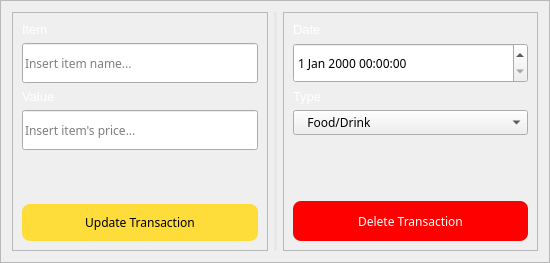
                  <widget class="QFrame" name="frame_19">
                   <property name="minimumSize">
                    <size>
                     <width>550</width>
                     <height>0</height>
                    </size>
                   </property>
                   <property name="styleSheet">
                    <string notr="true"/>
                   </property>
                   <property name="frameShape">
                    <enum>QFrame::StyledPanel</enum>
                   </property>
                   <property name="frameShadow">
                    <enum>QFrame::Raised</enum>
                   </property>
                   <layout class="QHBoxLayout" name="horizontalLayout_15">
                    <item>
                     <widget class="QFrame" name="frame_18">
                      <property name="sizePolicy">
                       <sizepolicy hsizetype="Preferred" vsizetype="Minimum">
                        <horstretch>0</horstretch>
                        <verstretch>0</verstretch>
                       </sizepolicy>
                      </property>
                      <property name="frameShape">
                       <enum>QFrame::StyledPanel</enum>
                      </property>
                      <property name="frameShadow">
                       <enum>QFrame::Raised</enum>
                      </property>
                      <layout class="QVBoxLayout" name="verticalLayout_17">
                       <item>
                        <widget class="QLabel" name="label_3">
                         <property name="sizePolicy">
                          <sizepolicy hsizetype="Preferred" vsizetype="Maximum">
                           <horstretch>0</horstretch>
                           <verstretch>0</verstretch>
                          </sizepolicy>
                         </property>
                         <property name="text">
                          <string>&lt;html&gt;&lt;head/&gt;&lt;body&gt;&lt;p&gt;&lt;span style=&quot; font-size:10pt; color:#ffffff;&quot;&gt;Item&lt;/span&gt;&lt;/p&gt;&lt;/body&gt;&lt;/html&gt;</string>
                         </property>
                        </widget>
                       </item>
                       <item>
                        <widget class="QLineEdit" name="ED_Item">
                         <property name="sizePolicy">
                          <sizepolicy hsizetype="Preferred" vsizetype="Fixed">
                           <horstretch>0</horstretch>
                           <verstretch>0</verstretch>
                          </sizepolicy>
                         </property>
                         <property name="minimumSize">
                          <size>
                           <width>0</width>
                           <height>40</height>
                          </size>
                         </property>
                         <property name="font">
                          <font>
                           <family>Poppins</family>
                           <pointsize>9</pointsize>
                          </font>
                         </property>
                         <property name="styleSheet">
                          <string notr="true"/>
                         </property>
                         <property name="text">
                          <string/>
                         </property>
                         <property name="placeholderText">
                          <string>Insert item name...</string>
                         </property>
                        </widget>
                       </item>
                       <item>
                        <widget class="QLabel" name="label_20">
                         <property name="sizePolicy">
                          <sizepolicy hsizetype="Preferred" vsizetype="Maximum">
                           <horstretch>0</horstretch>
                           <verstretch>0</verstretch>
                          </sizepolicy>
                         </property>
                         <property name="text">
                          <string>&lt;html&gt;&lt;head/&gt;&lt;body&gt;&lt;p&gt;&lt;span style=&quot; font-size:10pt; color:#ffffff;&quot;&gt;Value&lt;/span&gt;&lt;/p&gt;&lt;/body&gt;&lt;/html&gt;</string>
                         </property>
                        </widget>
                       </item>
                       <item>
                        <widget class="QLineEdit" name="ED_Value">
                         <property name="sizePolicy">
                          <sizepolicy hsizetype="Preferred" vsizetype="Fixed">
                           <horstretch>0</horstretch>
                           <verstretch>0</verstretch>
                          </sizepolicy>
                         </property>
                         <property name="minimumSize">
                          <size>
                           <width>0</width>
                           <height>40</height>
                          </size>
                         </property>
                         <property name="font">
                          <font>
                           <family>Poppins</family>
                           <pointsize>9</pointsize>
                          </font>
                         </property>
                         <property name="styleSheet">
                          <string notr="true"/>
                         </property>
                         <property name="placeholderText">
                          <string>Insert item's price...</string>
                         </property>
                        </widget>
                       </item>
                       <item>
                        <spacer name="verticalSpacer_9">
                         <property name="orientation">
                          <enum>Qt::Vertical</enum>
                         </property>
                         <property name="sizeType">
                          <enum>QSizePolicy::Expanding</enum>
                         </property>
                         <property name="sizeHint" stdset="0">
                          <size>
                           <width>20</width>
                           <height>40</height>
                          </size>
                         </property>
                        </spacer>
                       </item>
                       <item>
                        <widget class="QPushButton" name="ED_updateButton">
                         <property name="minimumSize">
                          <size>
                           <width>0</width>
                           <height>30</height>
                          </size>
                         </property>
                         <property name="maximumSize">
                          <size>
                           <width>16777215</width>
                           <height>40</height>
                          </size>
                         </property>
                         <property name="font">
                          <font>
                           <family>Poppins</family>
                           <pointsize>9</pointsize>
                           <weight>50</weight>
                           <bold>false</bold>
                          </font>
                         </property>
                         <property name="cursor">
                          <cursorShape>PointingHandCursor</cursorShape>
                         </property>
                         <property name="styleSheet">
                          <string notr="true">

QPushButton {
    background-color: rgb(254, 221, 59);
    color: rgb(0, 0, 0);  /* Teks putih */
    border-radius: 8px;  /* Sudut yang sedikit melengkung */
    padding: 10px;  /* Ruang di dalam tombol */
}

QPushButton:hover {
    background-color: rgb(220, 189, 51);  /* Warna hijau yang lebih gelap saat di-hover */
}

QPushButton:pressed {
    background-color: rgb(173, 149, 40);  /* Warna hijau lebih gelap saat ditekan */
}

QPushButton:disabled {
    background-color: #6c757d;  /* Warna abu-abu saat tombol dinonaktifkan */
    color: #D6D6D6;  /* Warna teks abu-abu saat tombol dinonaktifkan */
}</string>
                         </property>
                         <property name="text">
                          <string>Update Transaction</string>
                         </property>
                        </widget>
                       </item>
                      </layout>
                     </widget>
                    </item>
                    <item>
                     <widget class="Line" name="line">
                      <property name="styleSheet">
                       <string notr="true">#line{
background-color: rgba(222, 222, 222, 100);
border-radius:10px;
}</string>
                      </property>
                      <property name="orientation">
                       <enum>Qt::Vertical</enum>
                      </property>
                     </widget>
                    </item>
                    <item alignment="Qt::AlignVCenter">
                     <widget class="QFrame" name="frame_30">
                      <property name="sizePolicy">
                       <sizepolicy hsizetype="Preferred" vsizetype="Minimum">
                        <horstretch>0</horstretch>
                        <verstretch>0</verstretch>
                       </sizepolicy>
                      </property>
                      <property name="frameShape">
                       <enum>QFrame::StyledPanel</enum>
                      </property>
                      <property name="frameShadow">
                       <enum>QFrame::Raised</enum>
                      </property>
                      <layout class="QVBoxLayout" name="verticalLayout_26">
                       <item>
                        <widget class="QLabel" name="label_27">
                         <property name="sizePolicy">
                          <sizepolicy hsizetype="Preferred" vsizetype="Maximum">
                           <horstretch>0</horstretch>
                           <verstretch>0</verstretch>
                          </sizepolicy>
                         </property>
                         <property name="text">
                          <string>&lt;html&gt;&lt;head/&gt;&lt;body&gt;&lt;p&gt;&lt;span style=&quot; font-size:10pt; color:#ffffff;&quot;&gt;Date&lt;/span&gt;&lt;/p&gt;&lt;/body&gt;&lt;/html&gt;</string>
                         </property>
                        </widget>
                       </item>
                       <item>
                        <widget class="QDateTimeEdit" name="ED_Date">
                         <property name="minimumSize">
                          <size>
                           <width>0</width>
                           <height>40</height>
                          </size>
                         </property>
                         <property name="font">
                          <font>
                           <family>Poppins</family>
                           <pointsize>9</pointsize>
                          </font>
                         </property>
                         <property name="styleSheet">
                          <string notr="true"/>
                         </property>
                        </widget>
                       </item>
                       <item>
                        <widget class="QLabel" name="label_6">
                         <property name="sizePolicy">
                          <sizepolicy hsizetype="Preferred" vsizetype="Maximum">
                           <horstretch>0</horstretch>
                           <verstretch>0</verstretch>
                          </sizepolicy>
                         </property>
                         <property name="text">
                          <string>&lt;html&gt;&lt;head/&gt;&lt;body&gt;&lt;p&gt;&lt;span style=&quot; font-size:10pt; color:#ffffff;&quot;&gt;Type&lt;/span&gt;&lt;/p&gt;&lt;/body&gt;&lt;/html&gt;</string>
                         </property>
                        </widget>
                       </item>
                       <item>
                        <widget class="QComboBox" name="ED_Type">
                         <property name="font">
                          <font>
                           <family>Poppins</family>
                          </font>
                         </property>
                         <item>
                          <property name="text">
                           <string>   Food/Drink</string>
                          </property>
                         </item>
                         <item>
                          <property name="text">
                           <string>   Transportation</string>
                          </property>
                         </item>
                         <item>
                          <property name="text">
                           <string>   Entertainment</string>
                          </property>
                         </item>
                         <item>
                          <property name="text">
                           <string>   Healthcare</string>
                          </property>
                         </item>
                         <item>
                          <property name="text">
                           <string>   Assurenace</string>
                          </property>
                         </item>
                         <item>
                          <property name="text">
                           <string>   Luxurious Goods</string>
                          </property>
                         </item>
                         <item>
                          <property name="text">
                           <string>   Active Income</string>
                          </property>
                         </item>
                         <item>
                          <property name="text">
                           <string>   Passive Income</string>
                          </property>
                         </item>
                         <item>
                          <property name="text">
                           <string>   Investation</string>
                          </property>
                         </item>
                         <item>
                          <property name="text">
                           <string>   Other Income</string>
                          </property>
                         </item>
                        </widget>
                       </item>
                       <item>
                        <widget class="QLabel" name="ED_ErrorMsg">
                         <property name="sizePolicy">
                          <sizepolicy hsizetype="Preferred" vsizetype="Maximum">
                           <horstretch>0</horstretch>
                           <verstretch>0</verstretch>
                          </sizepolicy>
                         </property>
                         <property name="styleSheet">
                          <string notr="true">padding-top:0px;
color: red;</string>
                         </property>
                         <property name="text">
                          <string/>
                         </property>
                         <property name="alignment">
                          <set>Qt::AlignRight|Qt::AlignTrailing|Qt::AlignVCenter</set>
                         </property>
                        </widget>
                       </item>
                       <item>
                        <spacer name="verticalSpacer_6">
                         <property name="orientation">
                          <enum>Qt::Vertical</enum>
                         </property>
                         <property name="sizeType">
                          <enum>QSizePolicy::Expanding</enum>
                         </property>
                         <property name="sizeHint" stdset="0">
                          <size>
                           <width>20</width>
                           <height>40</height>
                          </size>
                         </property>
                        </spacer>
                       </item>
                       <item>
                        <widget class="QPushButton" name="ED_deleteButton">
                         <property name="minimumSize">
                          <size>
                           <width>0</width>
                           <height>40</height>
                          </size>
                         </property>
                         <property name="maximumSize">
                          <size>
                           <width>16777215</width>
                           <height>40</height>
                          </size>
                         </property>
                         <property name="font">
                          <font>
                           <family>Poppins</family>
                           <pointsize>9</pointsize>
                           <weight>50</weight>
                           <bold>false</bold>
                          </font>
                         </property>
                         <property name="cursor">
                          <cursorShape>PointingHandCursor</cursorShape>
                         </property>
                         <property name="styleSheet">
                          <string notr="true">QPushButton {
    background-color: rgb(255, 0, 0);
    color: #FFFFFF;  /* Teks putih */
    border-radius: 8px;  /* Sudut yang sedikit melengkung */
    padding: 10px;  /* Ruang di dalam tombol */
}

QPushButton:hover {
    background-color: rgb(212, 0, 0);  /* Warna hijau yang lebih gelap saat di-hover */
}

QPushButton:pressed {
    background-color: rgb(200, 0, 0);  /* Warna hijau lebih gelap saat ditekan */
}

QPushButton:disabled {
    background-color: #6c757d;  /* Warna abu-abu saat tombol dinonaktifkan */
    color: #D6D6D6;  /* Warna teks abu-abu saat tombol dinonaktifkan */
}</string>
                         </property>
                         <property name="text">
                          <string>Delete Transaction</string>
                         </property>
                        </widget>
                       </item>
                      </layout>
                     </widget>
                    </item>
                   </layout>
                  </widget>
